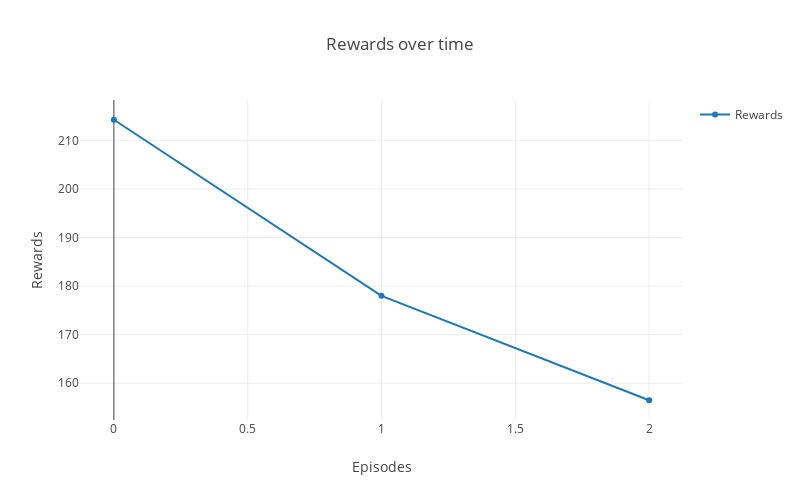

Write notebook code for a chart like this one.
### Code cell
# Create rewards graph
rewards = go.Scatter(
    x = len(result_NN.Rewards),
    y = result_NN.Rewards,
    name='Rewards'
)

data = [rewards]


# Plot and embed in ipython notebook!
plotly.offline.iplot(
    {"data": data,
     "layout": go.Layout(
         height=500,
         width=800,
         title="Rewards over time",
         xaxis=dict(
             title='Episodes',
         ),
         yaxis=dict(
             title='Rewards',
         ), 
         showlegend=True)},
    show_link=False,
    link_text=None)

### Figure 1 — Plotly figure (JSON) as saved in the notebook; plotly's stock layout.template omitted (floating-point values rounded to 4 significant figures)
{"data": [{"name": "Rewards", "type": "scatter", "x": 3, "y": [214.2, 178, 156.5]}], "layout": {"height": 500, "showlegend": true, "title": "Rewards over time", "width": 800, "xaxis": {"title": "Episodes"}, "yaxis": {"title": "Rewards"}}}
